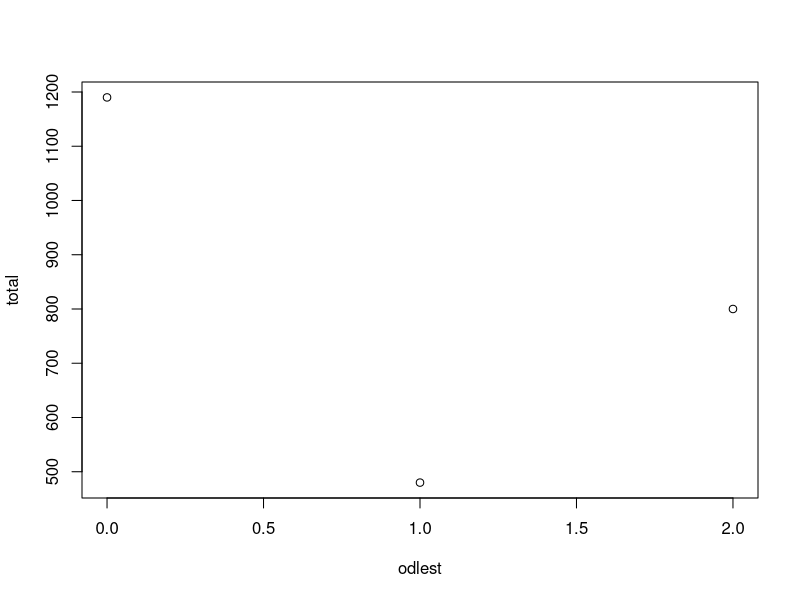

This chart was generated by the following R code: (Note: this script raises an error after producing the figure.)
## ---- chunk 1
odlest<-c(1,2,0)
total<-c(480,800,1190)
profitwithout_new<-data.frame(odlest,total)
plot(profitwithout_new)

## ---- chunk 2
Names <- c("Drink 1 ", "drink 2", "Barrel-Aged Dantzig")
price <- c(13,23,30)
Datainfo <- data.frame(Names, price)
 
Datainfo
## ---- chunk 3
matrial<- matrix(c(5,15,10,
                  4,4,4,
                  35,20,5),, nrow = 3, byrow = TRUE)

matrial
## ---- chunk 4
f.rhs <- c(480,
           800,
           1190)
library(lpSolve)
sol<-lp("max", f.obj, f.con, f.dir, f.rhs, compute.sens = TRUE)
sol$objval #the maximum value 
sol$solution 
sol$duals 
## ---- chunk 5
CorHatMalt<- c(3,0,0)
amount<- c(480,800,1190)

profit<-data.frame(CorHatMalt,amount)
profit

## ---- chunk 6
plot(profit)
## ---- chunk 7
library(broom)

lm_test <- lm(CorHatMalt ~ amount)            
summary(lm_test)                # Obtaining linear model summary statistics

table_obj <- tidy(lm_test)      # Using tidy() to create a new R object called table 
pander(table_obj, digits = 3) 
## ---- chunk 8
knitr::opts_chunk$set(message=FALSE, 
tidy.opts=list(width.cutoff=60))
